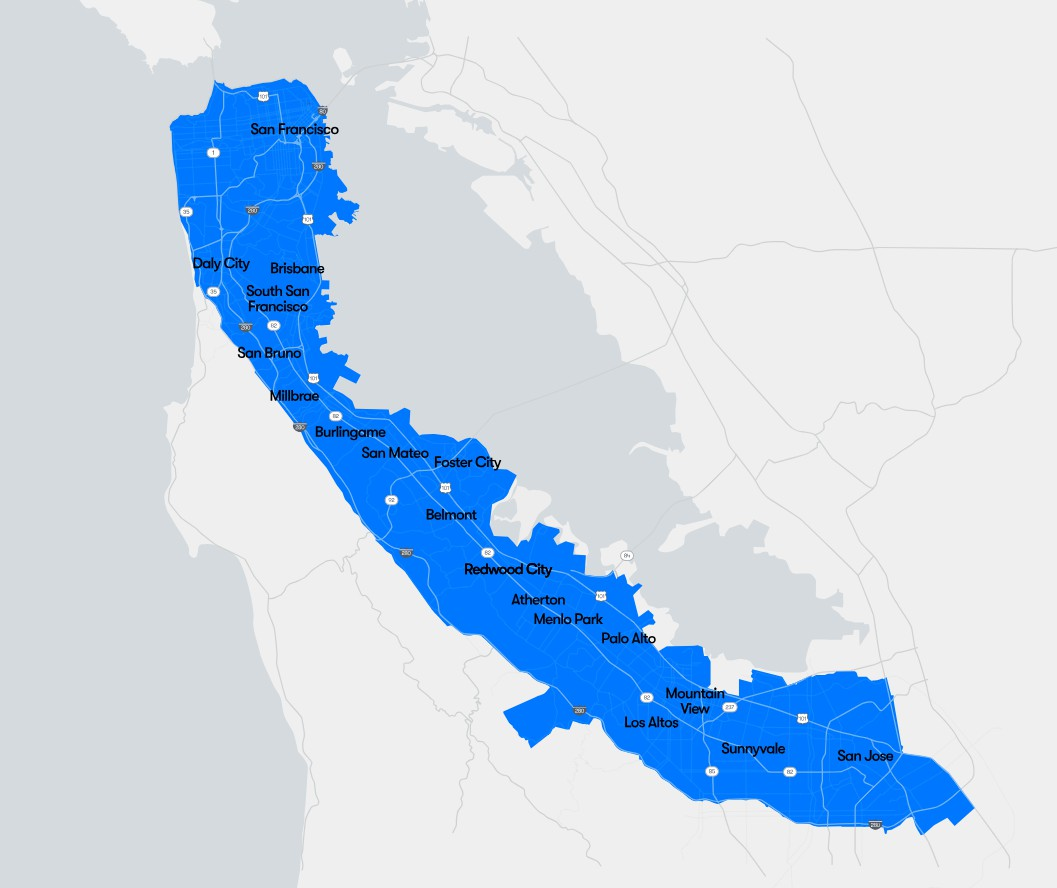
#> input picture debug-reports/2026-05-13/1778637640-25fb5756/input.jpg, 1057 x 888 px
$ python -i extract.py   (imports and definitions only)   (older library calls are emulated)
#> lines starting #> are read from the running program, lines starting #| are printed output that depends on the picture
"""Shared extraction primitives for the unified pipeline.

Everything style-specific was removed in the revamp: this module now holds
image loading, the LAB auto-fill fallback used by ``segment``, mask repair,
polygonization, and artifact writers.
"""

from __future__ import annotations

from dataclasses import dataclass
from pathlib import Path

import cv2
import numpy as np
from PIL import Image
from shapely.geometry import MultiPolygon, Polygon
from shapely.ops import unary_union

DEFAULT_SIMPLIFY_PX = 6.0


DEFAULT_EXTRACTION_PROFILE = "map-overlay"


AUTO_FILL_STYLE = "auto-fill"


AUTO_FILL_ANALYSIS_MAX_DIMENSION = 512


AUTO_FILL_CLUSTER_COUNT = 12


AUTO_FILL_KMEANS_SEED = 7


AUTO_FILL_KMEANS_FIT_MAX_SAMPLES = 60000


AUTO_FILL_CENTER_PREMERGE_DISTANCE = 6.0


AUTO_FILL_TINT_MERGE_DISTANCE = 22.0


AUTO_FILL_MIN_BORDER_DISTINCTNESS = 12.0


# A recolored or dark basemap land cluster sits near the basemap border color
# (the border samples are basemap), clearing the lenient floor only barely
# (chroma-weighted distance 12-18); a real saturated overlay sits on top of the
# basemap and is far from it (>=32). The group path uses this stricter floor in
# the empty gap between them; the ring path and light-fill gate keep the 12.0.
AUTO_FILL_GROUP_MIN_BORDER_DISTINCTNESS = 24.0


AUTO_FILL_LIGHTNESS_DISTINCTNESS_WEIGHT = 0.25


AUTO_FILL_MAX_BORDER_FRACTION = 0.55


AUTO_FILL_MIN_CLUSTER_COVERAGE = 0.008


AUTO_FILL_MAX_CLUSTER_COVERAGE = 0.65


AUTO_FILL_MIN_COMPONENT_SPAN_RATIO = 0.12


AUTO_FILL_MIN_COMPONENT_DENSITY = 0.45


AUTO_FILL_MIN_COMPONENT_INTERIOR_RATIO = 0.35


AUTO_FILL_TEXTURE_LAPLACIAN_THRESHOLD = 6


AUTO_FILL_MIN_INTERIOR_TEXTURE = 0.07


AUTO_FILL_MIN_SEED_CHROMA = 20.0


AUTO_FILL_CHROMA_SCORE_SCALE = 24.0


AUTO_FILL_RING_CLOSE_RATIO = 0.03


AUTO_FILL_RING_MIN_CHROMA = 20.0


AUTO_FILL_RING_MEMBER_MIN_CHROMA = 15.0


AUTO_FILL_RING_HUE_MERGE_DEGREES = 25.0


AUTO_FILL_RING_MAX_STROKE_COVERAGE = 0.20


AUTO_FILL_RING_MIN_ENCLOSED_RATIO = 1.2


AUTO_FILL_RING_DOMINANT_HOLE_RATIO = 0.80


AUTO_FILL_RING_MAX_BORDER_FRACTION = 0.30


AUTO_FILL_RESULT_MIN_COVERAGE = 0.01


AUTO_FILL_RESULT_MAX_COVERAGE = 0.85


AUTO_FILL_CONFIDENCE_DISCOUNT = 0.9


AUTO_FILL_REPAIR_MAX_DIMENSION = 1024


BRIGHT_BLUE_WATER_MIN_INTERIOR_TEXTURE = 0.20


@dataclass(frozen=True)
class ExtractionProfile:
    name: str
    auto_fill_group_min_border_distinctness: float = AUTO_FILL_GROUP_MIN_BORDER_DISTINCTNESS
    auto_fill_tint_merge_distance: float = AUTO_FILL_TINT_MERGE_DISTANCE
    auto_fill_max_border_fraction: float = AUTO_FILL_MAX_BORDER_FRACTION
    auto_fill_min_component_density: float = AUTO_FILL_MIN_COMPONENT_DENSITY
    auto_fill_min_component_interior_ratio: float = AUTO_FILL_MIN_COMPONENT_INTERIOR_RATIO
    auto_fill_min_interior_texture: float = AUTO_FILL_MIN_INTERIOR_TEXTURE
    auto_fill_min_seed_chroma: float = AUTO_FILL_MIN_SEED_CHROMA
    bright_blue_water_min_interior_texture: float = BRIGHT_BLUE_WATER_MIN_INTERIOR_TEXTURE


@dataclass(frozen=True)
class ExtractionHints:
    seed_point: tuple[float, float] | None = None
    target_rgb: tuple[int, int, int] | None = None


EXTRACTION_PROFILES: dict[str, ExtractionProfile] = {
    DEFAULT_EXTRACTION_PROFILE: ExtractionProfile(name=DEFAULT_EXTRACTION_PROFILE),
    # Satellite/aerial screenshots tend to have textured, high-variance base
    # imagery and subtler semi-transparent annotation fills. Keep this opt-in so
    # the production map-overlay path does not inherit looser false-positive
    # gates intended for annotated imagery.
    "satellite-overlay": ExtractionProfile(
        name="satellite-overlay",
        auto_fill_group_min_border_distinctness=16.0,
        auto_fill_tint_merge_distance=12.0,
        auto_fill_max_border_fraction=0.70,
        auto_fill_min_component_density=0.35,
        auto_fill_min_component_interior_ratio=0.25,
        auto_fill_min_interior_texture=0.035,
        auto_fill_min_seed_chroma=10.0,
        bright_blue_water_min_interior_texture=0.08,
    ),
}


EXTRACTION_PROFILE_ALIASES = {
    "default": DEFAULT_EXTRACTION_PROFILE,
    "map": DEFAULT_EXTRACTION_PROFILE,
    "map-overlay": DEFAULT_EXTRACTION_PROFILE,
    "satellite": "satellite-overlay",
    "aerial": "satellite-overlay",
    "imagery": "satellite-overlay",
}


@dataclass(frozen=True)
class ExtractionResult:
    mask: np.ndarray
    style: str
    pixel_geometry: Polygon | MultiPolygon
    coverage_ratio: float
    contour_count: int
    confidence: float
    scaled_cache_status: str | None = None
    scaled_cache_shape: tuple[int, int] | None = None
    extraction_profile: str = DEFAULT_EXTRACTION_PROFILE
    diagnostics: dict[str, object] | None = None


# [44 lines left out: functions load_rgb, load_webp_rgb_with_cv2, load_rgb_at_max_dimension, not called in this run]


def pil_image_to_rgb_array(image: Image.Image) -> np.ndarray:
    return np.array(pil_image_to_rgb(image), dtype=np.uint8, copy=True)


# [14 lines left out: function pil_image_to_rgb, not called in this run]


def resolve_extraction_profile(profile: str | ExtractionProfile | None = None) -> ExtractionProfile:
    if isinstance(profile, ExtractionProfile):
        return profile
    profile_name = DEFAULT_EXTRACTION_PROFILE if profile is None else str(profile).strip().lower()
    profile_name = EXTRACTION_PROFILE_ALIASES.get(profile_name, profile_name)
    try:
        return EXTRACTION_PROFILES[profile_name]
    except KeyError as exc:
        supported = ", ".join(sorted(EXTRACTION_PROFILES))
        raise ValueError(f"Unsupported extraction profile {profile!r}; supported profiles: {supported}") from exc


def resolve_extraction_hints(hints: ExtractionHints | dict[str, object] | None = None) -> ExtractionHints:
    if hints is None:
        return ExtractionHints()
    if isinstance(hints, ExtractionHints):
        return hints
    seed = hints.get("seed_point")
    target = hints.get("target_rgb")
    return ExtractionHints(
        seed_point=normalize_point_hint(seed),
        target_rgb=normalize_rgb_hint(target),
    )


# [17 lines left out: functions normalize_point_hint, normalize_rgb_hint, not called in this run]


def chroma_weighted_color_distance(color: np.ndarray, reference: np.ndarray) -> float:
    """LAB distance with lightness damped, so a map fill must differ in color
    rather than in brightness alone — gray basemap blocks and white UI chrome
    differ from each other only in lightness."""
    delta = color.astype(np.float32) - reference.astype(np.float32)
    delta[0] *= AUTO_FILL_LIGHTNESS_DISTINCTNESS_WEIGHT
    return float(np.linalg.norm(delta))


# [41 lines left out: function auto_fill_extraction_result, not called in this run]


def auto_fill_service_mask(
    rgb: np.ndarray,
    *,
    profile: ExtractionProfile | None = None,
    hints: ExtractionHints | dict[str, object] | None = None,
) -> tuple[np.ndarray, dict[str, object]] | None:
    """Color-agnostic fill detection for palettes outside the tuned styles.

    Clusters the image in LAB space and scores each color group as a candidate
    service-area fill: it must be a mostly contiguous, reasonably large blob
    that is distinct from the border/basemap color, does not dominate the image
    border, and is solid rather than a road-like lattice once small gaps close.
    """
    extraction_profile = resolve_extraction_profile(profile)
    extraction_hints = resolve_extraction_hints(hints)
    height, width = rgb.shape[:2]
    if min(height, width) < 32:
        return None
    analysis = rgb
    largest = max(height, width)
    if largest > AUTO_FILL_ANALYSIS_MAX_DIMENSION:
        scale = AUTO_FILL_ANALYSIS_MAX_DIMENSION / float(largest)
        analysis = cv2.resize(
            rgb,
            (max(1, round(width * scale)), max(1, round(height * scale))),
            interpolation=cv2.INTER_AREA,
        )
    lab = cv2.cvtColor(analysis, cv2.COLOR_RGB2LAB)
    pixels = lab.reshape(-1, 3).astype(np.float32)
    if pixels.shape[0] < AUTO_FILL_CLUSTER_COUNT * 4:
        return None
    cv2.setRNGSeed(AUTO_FILL_KMEANS_SEED)
    criteria = (cv2.TERM_CRITERIA_EPS + cv2.TERM_CRITERIA_MAX_ITER, 12, 1.0)
    # Fitting on a strided subsample finds the same palette (clusters are large,
    # contiguous color regions) at a fraction of the iteration cost; every
    # analysis pixel is then assigned to its nearest fitted center.
    fit_pixels = pixels
    if pixels.shape[0] > AUTO_FILL_KMEANS_FIT_MAX_SAMPLES:
        stride = int(np.ceil(pixels.shape[0] / AUTO_FILL_KMEANS_FIT_MAX_SAMPLES))
        fit_pixels = np.ascontiguousarray(pixels[::stride])
    _compactness, _fit_labels, centers = cv2.kmeans(
        fit_pixels,
        AUTO_FILL_CLUSTER_COUNT,
        None,
        criteria,
        2,
        cv2.KMEANS_PP_CENTERS,
    )
    labels = assign_to_nearest_center(pixels, centers)
    label_image = labels.reshape(lab.shape[:2])
    group_of_label, group_centers = merge_close_cluster_centers(
        centers,
        np.bincount(labels.ravel(), minlength=AUTO_FILL_CLUSTER_COUNT),
    )
    group_image = group_of_label[label_image]
    border_fractions, border_color = auto_fill_border_stats(group_image, group_centers.shape[0], lab)
    texture = analysis_texture_mask(lab)
    analysis_hints = scale_extraction_hints(extraction_hints, rgb.shape[:2], analysis.shape[:2])
    selected_groups = select_auto_fill_groups(
        group_image,
        group_centers,
        border_fractions=border_fractions,
        border_color=border_color,
        texture=texture,
        profile=extraction_profile,
        hints=analysis_hints,
    )
    if selected_groups is not None:
        selected = sorted(selected_groups)
        return np.isin(group_image, selected), {
            "profile": extraction_profile.name,
            "method": "cluster-fill",
            "selected_groups": selected,
            "seed_point": list(extraction_hints.seed_point) if extraction_hints.seed_point is not None else None,
            "target_rgb": list(extraction_hints.target_rgb) if extraction_hints.target_rgb is not None else None,
        }
    ring = select_auto_fill_ring(
        group_image,
        group_centers,
        border_color=border_color,
    )
    if ring is None:
        return None
    return ring, {
        "profile": extraction_profile.name,
        "method": "outline-ring",
    }


def scale_extraction_hints(
    hints: ExtractionHints,
    source_shape: tuple[int, int],
    analysis_shape: tuple[int, int],
) -> ExtractionHints:
    if hints.seed_point is None or source_shape == analysis_shape:
        return hints
    source_h, source_w = source_shape
    analysis_h, analysis_w = analysis_shape
    if source_h <= 0 or source_w <= 0:
        return hints
    x, y = hints.seed_point
    return ExtractionHints(
        seed_point=(x * analysis_w / source_w, y * analysis_h / source_h),
        target_rgb=hints.target_rgb,
    )


def assign_to_nearest_center(pixels: np.ndarray, centers: np.ndarray) -> np.ndarray:
    centers32 = np.ascontiguousarray(centers, dtype=np.float32)
    center_sq = (centers32**2).sum(axis=1)
    scores = pixels @ centers32.T
    scores *= -2.0
    scores += center_sq[np.newaxis, :]
    return np.argmin(scores, axis=1).astype(np.int32)


# [7 lines left out: function capped_repair_shape, not called in this run]


def auto_fill_border_stats(
    group_image: np.ndarray,
    group_count: int,
    lab: np.ndarray,
) -> tuple[np.ndarray, np.ndarray]:
    border_groups = np.concatenate(
        (group_image[0, :], group_image[-1, :], group_image[:, 0], group_image[:, -1])
    )
    border_fractions = np.bincount(border_groups, minlength=group_count).astype(np.float64)
    border_fractions /= float(border_groups.size)
    border_lab = np.concatenate(
        (lab[0, :, :], lab[-1, :, :], lab[:, 0, :], lab[:, -1, :]),
        axis=0,
    ).astype(np.float32)
    return border_fractions, np.median(border_lab, axis=0)


def analysis_texture_mask(lab: np.ndarray) -> np.ndarray:
    """Pixels with meaningful local lightness structure. A translucent service
    overlay keeps the basemap's street/label texture visible, while water,
    parkland, and solid UI fills are flat."""
    laplacian = cv2.Laplacian(lab[:, :, 0], cv2.CV_16S, ksize=3)
    return np.abs(laplacian) > AUTO_FILL_TEXTURE_LAPLACIAN_THRESHOLD


# [6 lines left out: function upscale_bool_mask, not called in this run]


def merge_close_cluster_centers(
    centers: np.ndarray,
    counts: np.ndarray,
) -> tuple[np.ndarray, np.ndarray]:
    count = centers.shape[0]
    parent = np.arange(count)

    def find(index: int) -> int:
        while parent[index] != index:
            parent[index] = parent[parent[index]]
            index = parent[index]
        return index

    for first in range(count):
        for second in range(first + 1, count):
            if float(np.linalg.norm(centers[first] - centers[second])) <= AUTO_FILL_CENTER_PREMERGE_DISTANCE:
                parent[find(second)] = find(first)

    roots = np.array([find(index) for index in range(count)])
    unique_roots, group_of_label = np.unique(roots, return_inverse=True)
    group_centers = np.zeros((len(unique_roots), centers.shape[1]), dtype=np.float64)
    weights = counts.astype(np.float64)
    for group in range(len(unique_roots)):
        members = group_of_label == group
        member_weights = weights[members]
        total = float(member_weights.sum())
        if total > 0.0:
            group_centers[group] = (centers[members] * member_weights[:, np.newaxis]).sum(axis=0) / total
        else:
            group_centers[group] = centers[members].mean(axis=0)
    return group_of_label, group_centers.astype(np.float32)


def select_auto_fill_groups(
    group_image: np.ndarray,
    group_centers: np.ndarray,
    *,
    border_fractions: np.ndarray,
    border_color: np.ndarray,
    texture: np.ndarray,
    profile: ExtractionProfile,
    hints: ExtractionHints,
) -> set[int] | None:
    group_count = group_centers.shape[0]
    target_lab: np.ndarray | None = None
    if hints.target_rgb is not None:
        target_lab = cv2.cvtColor(np.array([[hints.target_rgb]], dtype=np.uint8), cv2.COLOR_RGB2LAB)[0, 0].astype(
            np.float32
        )
    # A semi-transparent overlay renders as a family of nearby tints (fill over
    # background, fill over roads, fill over parks), so each candidate is the
    # union of one seed group with its color neighbors.
    best_members: list[int] | None = None
    best_score = 0.0
    scored_member_sets: set[tuple[int, ...]] = set()
    for seed in range(group_count):
        distances = np.linalg.norm(group_centers - group_centers[seed], axis=1)
        members = sorted(np.flatnonzero(distances <= profile.auto_fill_tint_merge_distance).tolist())
        member_key = tuple(members)
        if member_key in scored_member_sets:
            continue
        scored_member_sets.add(member_key)
        candidate_mask = np.isin(group_image, members)
        if not candidate_matches_hints(candidate_mask, hints):
            continue
        score = auto_fill_candidate_score(
            candidate_mask,
            group_centers[seed],
            border_color,
            float(border_fractions[members].sum()),
            texture=texture,
            profile=profile,
            target_lab=target_lab,
        )
        if score is not None and score > best_score:
            best_score = score
            best_members = members
    if best_members is None:
        return None
    return set(best_members)


def auto_fill_candidate_score(
    candidate_mask: np.ndarray,
    seed_center: np.ndarray,
    border_color: np.ndarray,
    border_fraction: float,
    *,
    texture: np.ndarray,
    profile: ExtractionProfile,
    target_lab: np.ndarray | None = None,
) -> float | None:
    if border_fraction > profile.auto_fill_max_border_fraction:
        return None
    coverage = float(candidate_mask.mean())
    if not AUTO_FILL_MIN_CLUSTER_COVERAGE <= coverage <= AUTO_FILL_MAX_CLUSTER_COVERAGE:
        return None
    distinctness = chroma_weighted_color_distance(seed_center, border_color)
    if distinctness < profile.auto_fill_group_min_border_distinctness:
        return None

    h, w = candidate_mask.shape
    close_px = max(3, round(min(h, w) * 0.012)) | 1
    kernel = cv2.getStructuringElement(cv2.MORPH_ELLIPSE, (close_px, close_px))
    closed = cv2.morphologyEx(candidate_mask.astype(np.uint8) * 255, cv2.MORPH_CLOSE, kernel) > 0
    labels, count, stats = connected_components(closed)
    if count == 0:
        return None
    areas = stats[1:, cv2.CC_STAT_AREA].astype(float)
    largest_label = int(np.argmax(areas) + 1)
    _left, _top, component_w, component_h, area = stats[largest_label]
    if component_w < w * AUTO_FILL_MIN_COMPONENT_SPAN_RATIO:
        return None
    if component_h < h * AUTO_FILL_MIN_COMPONENT_SPAN_RATIO:
        return None
    area_ratio = float(area) / float(candidate_mask.size)
    if area_ratio < AUTO_FILL_MIN_CLUSTER_COVERAGE:
        return None
    # A road/grid lattice closes into a sparse web while a real fill stays
    # solid: it keeps most of its hole-filled envelope and survives erosion.
    component = labels == largest_label
    filled_area = float(fill_binary_holes(component).sum())
    if float(area) / max(1.0, filled_area) < profile.auto_fill_min_component_density:
        return None
    eroded = cv2.erode(component.astype(np.uint8), kernel) > 0
    eroded_area = float(eroded.sum())
    if eroded_area / float(area) < profile.auto_fill_min_component_interior_ratio:
        return None
    # A translucent service fill keeps basemap streets/labels visible inside
    # it; flat regions (water, parkland, solid cards) carry no texture.
    interior_probe = eroded if eroded.any() else component
    texture_fraction = float(texture[interior_probe].mean())
    if texture_fraction < profile.auto_fill_min_interior_texture:
        return None
    # Basemap water and land read as pale (low LAB chroma) even when roads or
    # labels give them texture; announcement overlays are saturated.
    seed_chroma = float(np.linalg.norm(seed_center[1:].astype(np.float32) - 128.0))
    if seed_chroma < profile.auto_fill_min_seed_chroma:
        return None
    target_score = 1.0
    if target_lab is not None:
        target_distance = chroma_weighted_color_distance(seed_center, target_lab)
        if target_distance > 80.0:
            return None
        target_score = max(0.25, 1.0 - (target_distance / 80.0))
    chroma_score = min(1.0, seed_chroma / AUTO_FILL_CHROMA_SCORE_SCALE)
    contiguity = min(1.0, float(area) / max(1.0, float(candidate_mask.sum())))
    return area_ratio * contiguity * (1.0 - border_fraction) * min(1.0, distinctness / 40.0) * chroma_score * target_score


def candidate_matches_hints(candidate_mask: np.ndarray, hints: ExtractionHints) -> bool:
    if hints.seed_point is None:
        return True
    x, y = hints.seed_point
    col = int(round(x))
    row = int(round(y))
    if row < 0 or col < 0 or row >= candidate_mask.shape[0] or col >= candidate_mask.shape[1]:
        return False
    return bool(candidate_mask[row, col])


# [158 lines left out: functions select_auto_fill_ring, repair_mask, repair_bright_blue_mask, keep_main_components, not called in this run]


def connected_components(mask: np.ndarray) -> tuple[np.ndarray, int, np.ndarray]:
    count, labels, stats, _centroids = cv2.connectedComponentsWithStats(mask.astype(np.uint8), 8)
    return labels, count - 1, stats


# [21 lines left out: functions remove_small_components, select_component_labels, not called in this run]


def fill_binary_holes(mask: np.ndarray) -> np.ndarray:
    padded = np.pad(mask.astype(bool), 1, mode="constant", constant_values=False)
    background = (~padded).astype(np.uint8) * 255
    cv2.floodFill(background, None, (0, 0), 0)
    holes = background[1:-1, 1:-1] > 0
    return mask | holes


# [88 lines left out: functions edge_connected_background, remove_exterior_repair_bleeds, mask_to_geometry, simplify_geometry, orient_pixel_polygon, extraction_confidence, not called in this run]


def write_mask_png(mask: np.ndarray, path: str | Path) -> None:
    Path(path).parent.mkdir(parents=True, exist_ok=True)
    Image.fromarray((mask.astype(np.uint8) * 255), mode="L").save(path)


# [57 lines left out: functions write_overlay_png, write_overlay_image, not called in this run]

>>> import cv2
>>> picture = cv2.cvtColor(cv2.imread('../debug-reports/2026-05-13/1778637640-25fb5756/input.jpg'), cv2.COLOR_BGR2RGB)
>>> result = auto_fill_service_mask(picture)
#> in auto_fill_service_mask, `_compactness, _fit_labels, centers = cv2.kmeans( fit_pixels, AUTO_FILL..`: centers = [[204.8, 124.1, 106.9], [78.73, 140, 84.84], [240.9, 128, 128], [135.8, 147.5, 57.79], [221.1, 127, 125], [47.75, 141.8, 90.11], [157.7, 131.4, 74.67], [141.2, 138.9, 67.27], [169.8, 125.7, 99.31], [109, 141, 74.9], [133.4, 151.5, 54.19], [230.2, 127.7, 127.3]]
#> in assign_to_nearest_center, `centers32 = np.ascontiguousarray(centers, dtype=np.float32)`: centers32 has the same summary as centers in auto_fill_service_mask
#> in assign_to_nearest_center, `center_sq = (centers32**2).sum(axis=1)`: center_sq = [68760, 33001.6, 90805.7, 43526, 80618.5, 30510.7, 47712.2, 43760.3, 54518.7, 37366.5, 43686.7, 85493.2]
#> in auto_fill_service_mask, `label_image = labels.reshape(lab.shape[:2])`:
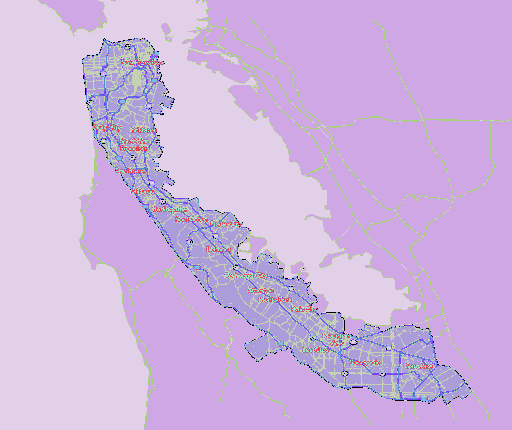
#> label_image: shape (430, 512) int32; 12 distinct labels, from 0 to 11; one colour per label, 0 black
#> in merge_close_cluster_centers, `weights = counts.astype(np.float64)`: weights = [656, 821, 109618, 7469, 74920, 951, 1832, 1698, 589, 850, 16551, 4205]
#> the loop in merge_close_cluster_centers, `for group in range(len(unique_roots)):` made 11 passes
#> (member_weights, total) on passes 1 to 8: ([656], 656), ([821], 821), ([109618], 109618), ([7469, 16551], 24020), ([74920], 74920), ([951], 951), ([1832], 1832), ([1698], 1698)
#> after the loop in merge_close_cluster_centers, `for group in range(len(unique_roots)):`: group_centers = [[204.8, 124.1, 106.9], [78.73, 140, 84.84], [240.9, 128, 128], [134.1, 150.3, 55.31], [221.1, 127, 125], [47.75, 141.8, 90.11], [157.7, 131.4, 74.67], [141.2, 138.9, 67.27], [169.8, 125.7, 99.31], [109, 141, 74.9], [230.2, 127.7, 127.3]]
#> in auto_fill_service_mask, `group_of_label, group_centers = merge_close_cluster_centers( centers, ..`: group_of_label = [0, 1, 2, 3, 4, 5, 6, 7, 8, 9, 3, 10]
#> in auto_fill_service_mask, `group_image = group_of_label[label_image]`:
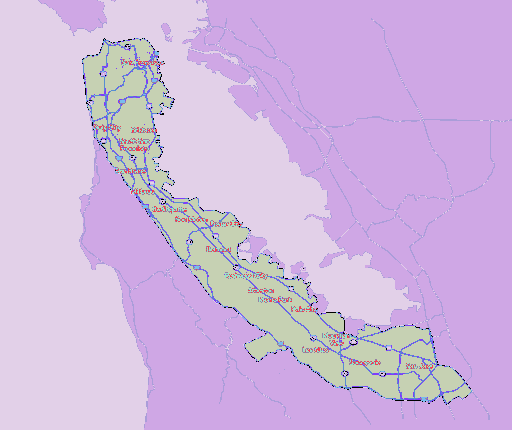
#> group_image: shape (430, 512) int64; 11 distinct labels, from 0 to 10; one colour per label, 0 black
#> in auto_fill_border_stats, `border_groups = np.concatenate( (group_image[0, :], group_image[-1, :]..`: border_groups = 1884 values, max 10 at index 38, min 2 at index 39, mean 2.79
#> (the rest of the program and of its run is left out)
